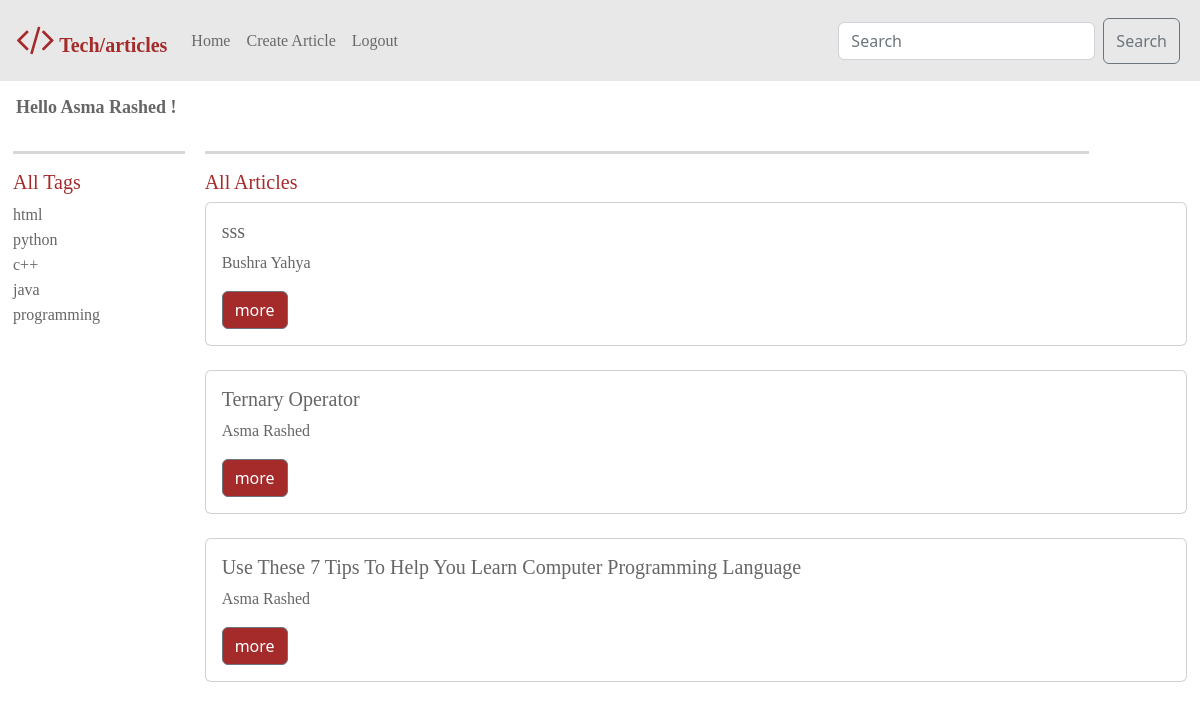
Page /dashboard (signed in) on the committed database.
### final_app/models.py (models this page shows, shortened)
class Users(models.Model):
    First_Name=models.CharField(max_length=255)
    Last_Name=models.CharField(max_length=255)
    Email=models.EmailField(max_length=255)
    Password=models.CharField(max_length=255)
    created_at=models.DateTimeField(auto_now_add=True)
    updated_at=models.DateTimeField(auto_now=True)
    objects=UserManager()

class Tags(models.Model):
    tag_name= models.CharField(max_length=55)
    articles = models.ManyToManyField(Articles, related_name="tags")

class Articles(models.Model):
    title = models.CharField(max_length=255)
    body = models.CharField(max_length=255)
    user = models.ForeignKey(Users, related_name='article', on_delete=models.CASCADE)
    tag=models.CharField(max_length=255,default="coding")
    liked =models.ManyToManyField(Users,related_name='liked', default=None,blank=True)
    createdAt = models.DateTimeField(auto_now_add=True)
    updatedAt = models.DateTimeField(auto_now=True)
    objects=ArticleManager()

### final_app/views.py (the view)
# urls.py: path('dashboard',views.dashboard),
def dashboard(request):
    try:
        id = request.session['loginID']
    except:
        messages.error(request, "Need to login first")
        return render(request,'dashboard.html')
    context={
    'loginUser':Users.objects.get(id=request.session['loginID']),
    'users':Users.objects.all(),
    'articles':Articles.objects.all().order_by('-createdAt'),
    'tags': Tags.objects.all()
    }
    return render(request,"dashboard.html",context)

### final_app/templates/dashboard.html (shortened to what this page needs)
{% extends 'base.html' %}
{% block content %}
<h6 class="m-3 font-weight-bolder" id="hello_text">Hello {{ loginUser.First_Name}} {{ loginUser.Last_Name}} !</h6>
<div class="" id="tag_article">
  <br>
  <div class="col-2  " id="all_tags_div">
    <hr>
    <h5 id="all">All Tags</h5>
    <ul class="list-group" style="list-style: none;">
      {% for tag in tags %}
      <li class="text-left">
        <a href="/tag/{{ tag.id }}">{{tag.tag_name}}</a>
      </li>
      {% endfor %}
    </ul>
  </div>
  <div class="col-10 pl-5" id="all_article_div">
    <hr>
    <h5 id="all">All Articles</h5>
    {% for article in articles%}
    <div class="card ">
      <div class="card-body">
        <h5>{{article.title}}</h5>
        <p class="card-text">{{article.user.First_Name}} {{article.user.Last_Name}}</p>
        <a href="/show_article/{{article.id}} " id="more" class="btn btn-secondary">more</a>
      </div>
    </div>
    <br>
    {% endfor %}
  </div>
</div>
{% endblock %}

### final_app/static/style.css (style rules this page uses)
#all_tags_div { padding-left: 6px; }
#all_article_div { padding-right: 6px; }
#tag_article { display: flex; margin: 7px; }
hr { width: 90%; color: rgb(102, 102, 102); height: 3px; background-color: rgb(102, 102, 102); }
h1,h2,h3,h4,h5,h6,p, a, label { font-family: Georgia, 'Times New Roman', Times, serif; color: rgb(102, 102, 102); }
a { text-decoration: none; }
#all { color: brown; }
#more { background-color: brown; }
#hello_text { font-size: large; font-weight: bold; }

### rows in the picture
Users: First_Name "Asma", Last_Name "Rashed"
Tags: tag_name "html"
Tags: tag_name "python"
Tags: tag_name "c++"
Tags: tag_name "java"
Tags: tag_name "programming"
Articles: title "sss", user.First_Name "Bushra", user.Last_Name "Yahya"
Articles: title "Ternary Operator", user.First_Name "Asma", user.Last_Name "Rashed"
Articles: title "Use These 7 Tips To Help You Learn Computer Programming Language", user.First_Name "Asma", user.Last_Name "Rashed"
